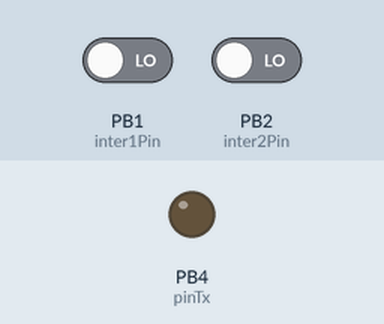
A sketch run on a simulated ATtiny85, built with avr-gcc and run on an emulated ATtiny85. On the bench: output pins drawn as LEDs (lit = HIGH). Inputs (shaded band) come from the test bench; at power-on: PB1 (inter1Pin) LOW, PB2 (inter2Pin) LOW. Sleep ends after the set time or at an interrupt.

Above: at 1.2 s.
1.3 s: PB1 (inter1Pin) driven HIGH
At 1.4 s:
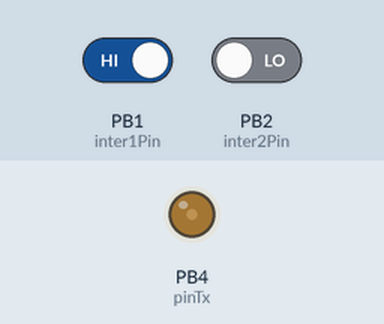
4.3 s: PB2 (inter2Pin) driven HIGH
At 6.6 s:
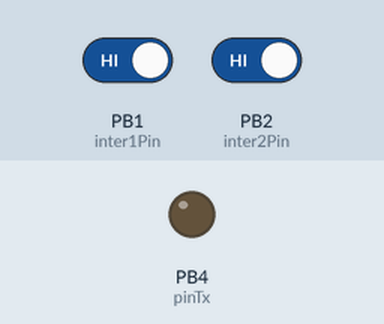
Timing chart, 0 to 8.1 s (numbered marks = the images above; inputs shaded):
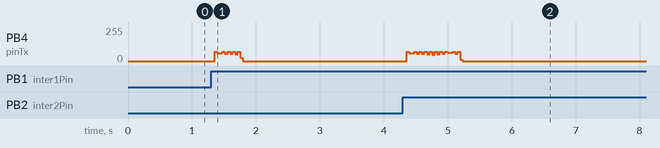

The sketch:

remoteDIO_rf433_at45_unidir_sleep.ino
```cpp
#include <avr/io.h>
#include <avr/sleep.h>
#include <avr/power.h>

//                +-\/-+
// Vcc      PB5  1|    |8  Vcc
// NC (D 3) PB3  2|    |7  PB2 (D 2) Bp2
// Tx (D 4) PB4  3|    |6  PB1 (D 1) Bp1
//          GND  4|    |5  PB0 (D 0)NC
//                +----+

unsigned long sender = 14549858;
int pinTx = 4;
int inter1Pin=1,inter2Pin=2;
float coeffDelay=1.0f;
bool bit2[26];              // 26 bit Identifiant emetteur
bool bit2Interruptor[4];
volatile bool state=false;

ISR (PCINT0_vect)
{
  state=true;
}

void setup() {

  pinMode(inter1Pin,INPUT);
  pinMode(inter2Pin,INPUT);
  pinMode(pinTx,OUTPUT);
  digitalWrite(pinTx,LOW);
  PCMSK  |= bit (PCINT2);
  PCMSK  |= bit (PCINT1);
  GIFR   |= bit (PCIF);    // clear any outstanding interrupts
  GIMSK  |= bit (PCIE);    // enable pin change interrupts

}

void loop() {
  // put your main code here, to run repeatedly:
    if(state){

      if(digitalRead(inter1Pin)){

        go(2,true);
      }
      if(digitalRead(inter2Pin)){
        go(2,false);
      }

    } else goToSleep();
}

void goToSleep (){
    state=false;
    set_sleep_mode(SLEEP_MODE_PWR_DOWN);
    cli();
    sleep_enable();
    sleep_bod_disable();
    sei();       // Enable interrupts
    sleep_cpu();
    sleep_disable();
    sei();
}

void go(int interruptor,bool onoff){
  cli();

  itob(sender,26);            // convertion du code de l'emetteur (ici 8217034) en code binaire
  itobInterruptor(interruptor,4);


  int retries = 5;


   for(int i=0;i<retries;i++){
     transmit(onoff);

   }
    state=false;
  sei();
}
void sendBit(bool b) {
 if (b) {
   digitalWrite(pinTx, HIGH);
   delayMicroseconds(275*coeffDelay);   //275 orinally, but tweaked.
   digitalWrite(pinTx, LOW);
   delayMicroseconds(1275*coeffDelay);  //1225 orinally, but tweaked.
 }
 else {
   digitalWrite(pinTx, HIGH);
   delayMicroseconds(275*coeffDelay);   //275 orinally, but tweaked.
   digitalWrite(pinTx, LOW);
   delayMicroseconds(275*coeffDelay);   //275 orinally, but tweaked.
 }
}

unsigned long power2(int power){
unsigned long integer=1;
for (int i=0; i<power; i++){
  integer*=2;
}
return integer;
}

void itob(unsigned long integer, int length)
{
  for (int i=0; i<length; i++){
    if ((integer / power2(length-1-i))==1){
    integer-=power2(length-1-i);
    bit2[i]=1;
    }
    else bit2[i]=0;
  }
}

void itobInterruptor(unsigned long integer, int length)
{
  for (int i=0; i<length; i++){
    if ((integer / power2(length-1-i))==1){
    integer-=power2(length-1-i);
    bit2Interruptor[i]=1;
    }
    else bit2Interruptor[i]=0;
  }
}


//Envoie d'une paire de pulsation radio qui definissent 1 bit réel : 0 =01 et 1 =10
//c'est le codage de manchester qui necessite ce petit bouzin, ceci permet entre autres de dissocier les données des parasites
void sendPair(bool b) {
 if(b)
 {
   sendBit(true);
   sendBit(false);
 }
 else
 {
   sendBit(false);
   sendBit(true);
 }
}

void transmit(int blnOn)
{
 int i;

 // Sequence de verrou anoncant le départ du signal au recepeteur
 digitalWrite(pinTx, HIGH);
 delayMicroseconds(275*coeffDelay);     // un bit de bruit avant de commencer pour remettre les delais du recepteur a 0
 digitalWrite(pinTx, LOW);
 delayMicroseconds(9900*coeffDelay);     // premier verrou de 9900µs*/
 digitalWrite(pinTx, HIGH);   // high again
 delayMicroseconds(275*coeffDelay);      // attente de 275µs entre les deux verrous
 digitalWrite(pinTx, LOW);    // second verrou de 2675µs
 delayMicroseconds(2675*coeffDelay);
 digitalWrite(pinTx, HIGH);  // On reviens en état haut pour bien couper les verrous des données

 // Envoie du code emetteur (272946 = 1000010101000110010  en binaire)
 for(i=0; i<26;i++)
 {
   sendPair(bit2[i]);
 }

 // Envoie du bit définissant si c'est une commande de groupe ou non (26em bit)
 sendPair(false);

 // Envoie du bit définissant si c'est allumé ou eteint 27em bit)
 sendPair(blnOn);

 // Envoie des 4 derniers bits, qui représentent le code interrupteur, ici 0 (encode sur 4 bit donc 0000)
 // nb: sur  les télécommandes officielle chacon, les interrupteurs sont logiquement nommés de 0 à x
 // interrupteur 1 = 0 (donc 0000) , interrupteur 2 = 1 (1000) , interrupteur 3 = 2 (0100) etc...
  for(i=0; i<4;i++)
 {

 if(bit2Interruptor[i]==0){
  sendPair(false);
 }else{
  sendPair(true);
 }
}

 digitalWrite(pinTx, HIGH);   // coupure données, verrou
 delayMicroseconds(275*coeffDelay);      // attendre 275µs
 digitalWrite(pinTx, LOW);    // verrou 2 de 2675µs pour signaler la fermeture du signal
 //delayMicroseconds(2675*coeffDelay);      // attendre 275µs
}
```
